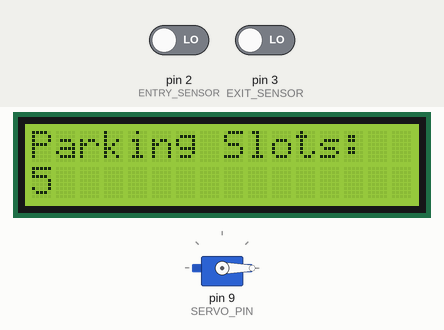
Recording of a sketch running on a simulated Arduino Uno, built with avr-gcc and run on an emulated ATmega328P. Shown: servo, 16×2 character LCD. The inputs (shaded band) are chosen by the test bench; at power-on: pin 2 (ENTRY_SENSOR) LOW, pin 3 (EXIT_SENSOR) LOW.

Above: at 1.7 s.
1.8 s: pin 2 (ENTRY_SENSOR) driven HIGH
At 3.0 s:
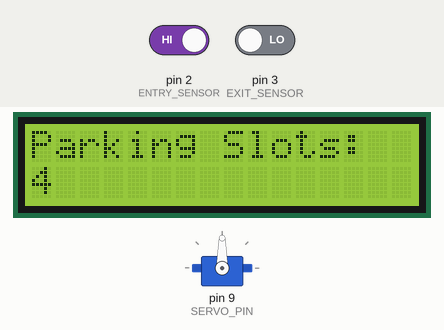
At 14.9 s:
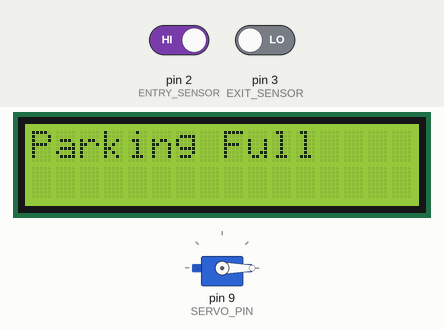
Timing chart, 0 to 16.4 s (numbered marks = the images above; inputs shaded):
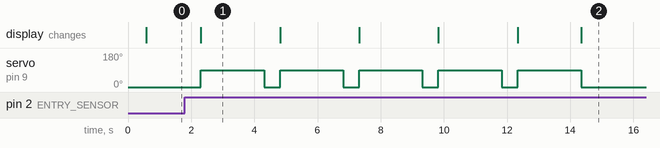

The sketch:

Smart-Parking-System.ino
```cpp
#include <Wire.h>
#include <LiquidCrystal_I2C.h>
#include <Servo.h>

// Initialize LCD (Check I2C address with scanner)
LiquidCrystal_I2C lcd(0x27, 16, 2);

// Define IR sensor pins
#define ENTRY_SENSOR 2
#define EXIT_SENSOR 3

// Define servo motor pin
#define SERVO_PIN 9

Servo gateServo;
int totalSlots = 5;
int availableSlots = 5;

void setup() {
    pinMode(ENTRY_SENSOR, INPUT);
    pinMode(EXIT_SENSOR, INPUT);
    gateServo.attach(SERVO_PIN);
    gateServo.write(0);  // Ensure closed position
    delay(500);

    lcd.begin(16, 2);
    lcd.backlight();
    lcd.setCursor(0, 0);
    lcd.print("Parking Slots: ");
    lcd.setCursor(0, 1);
    lcd.print(availableSlots);
}

void loop() {
    // Entry Detection
    if (digitalRead(ENTRY_SENSOR) == HIGH && availableSlots > 0) {
        delay(500);
        availableSlots--;
        updateLCD();

        // Open gate
        gateServo.write(90);
        delay(2000);
        gateServo.write(0);
    }

    // If parking is full
    if (availableSlots == 0) {
        lcd.clear();
        lcd.setCursor(0, 0);
        lcd.print("Parking Full");
    }

    // Exit Detection
    if (digitalRead(EXIT_SENSOR) == HIGH) {
        delay(500);
        if (availableSlots < totalSlots) {
            availableSlots++;
            updateLCD();
        }
    }
}

// Function to update LCD display without flickering
void updateLCD() {
    lcd.setCursor(0, 1);
    lcd.print("     ");  // Clear only the number area
    lcd.setCursor(0, 1);
    lcd.print(availableSlots);
}
```

Measured:
- after the input at 1.8 s, servo on pin 9 (SERVO_PIN): alternates 90° for 2.0 s and 0° for 0.51 s, 10 changes in all, then stays 0°, starting after 0.51 s; the display: changes after 0.51 s (image 1)
- what the display in image 1 shows lasts 2.5 s, from 2.3 s to 4.8 s
